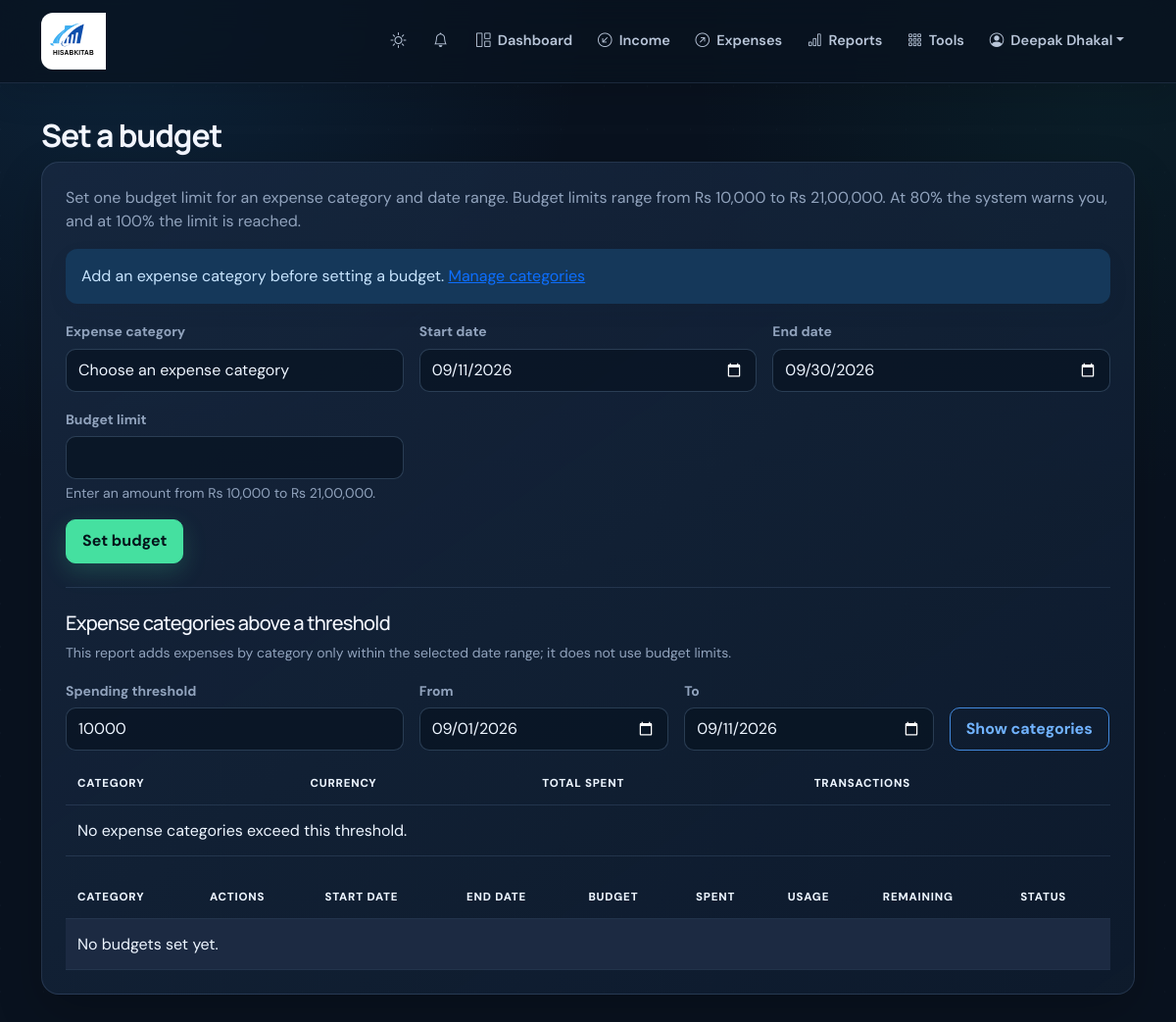
Page /budgets/ (signed in) on the earlier database version.
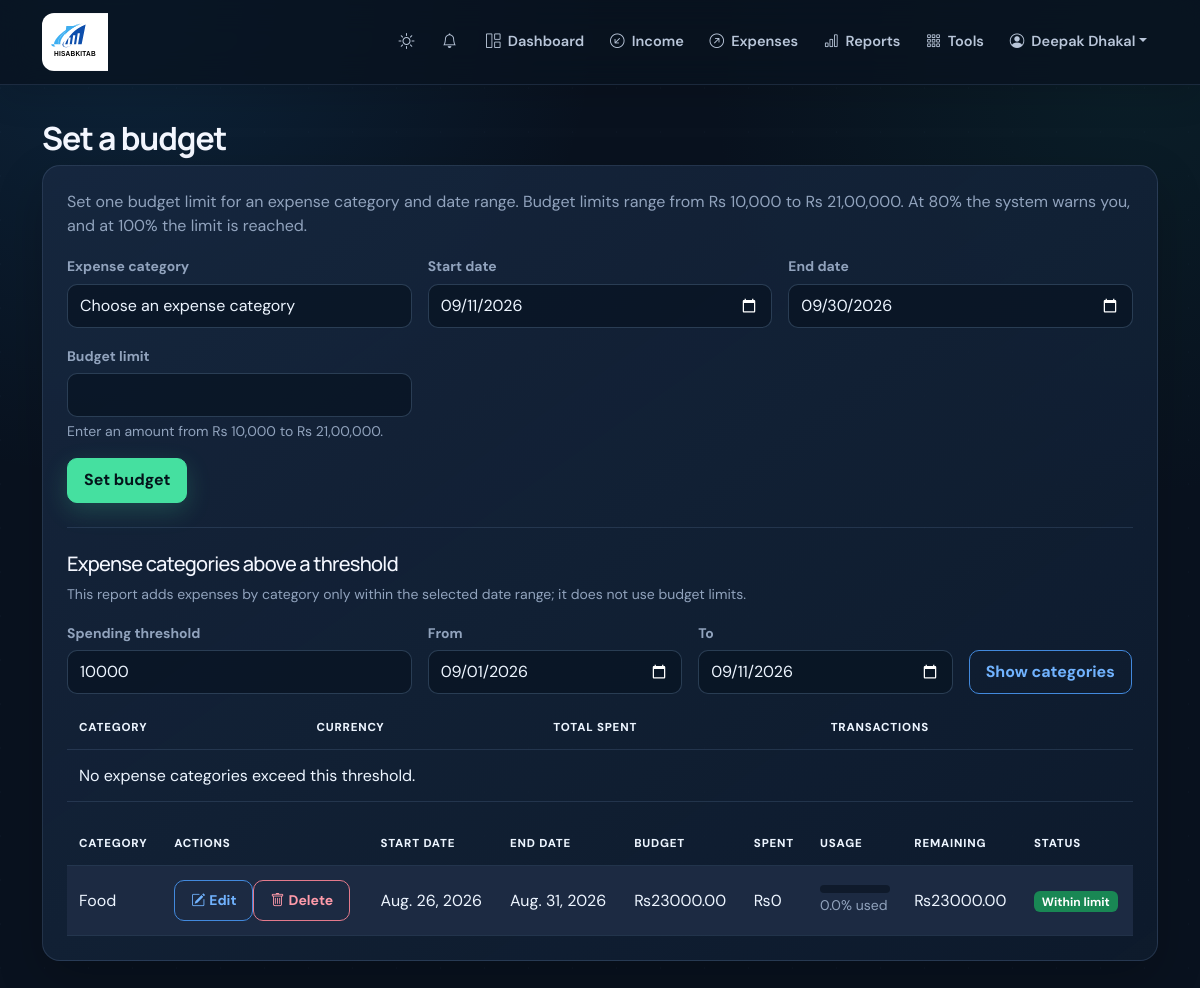
Same page on the later database version.
### finance/models.py (models this page shows, shortened)
class Budget(models.Model):
    user = models.ForeignKey(User, on_delete=models.CASCADE, related_name='budgets')
    category = models.ForeignKey(Category, on_delete=models.PROTECT, related_name='budgets')
    start_date = models.DateField()
    end_date = models.DateField()
    amount_limit = models.DecimalField(max_digits=10, decimal_places=2)
    class Meta:
        unique_together = ('user', 'category', 'start_date', 'end_date')
        constraints = [
            models.CheckConstraint(
                condition=models.Q(amount_limit__gte=0),
                name='budget_amount_limit_non_negative',
            ),
        ]

class Category(models.Model):
    CATEGORY_TYPES = (
        ('income', 'Income'),
        ('expense', 'Expense'),
    )
    user = models.ForeignKey(User, on_delete=models.CASCADE, related_name='categories')
    name = models.CharField(max_length=100)
    type = models.CharField(max_length=10, choices=CATEGORY_TYPES)
    created_at = models.DateTimeField(auto_now_add=True)
    class Meta:
        ordering = ['name']
        unique_together = ('user', 'name', 'type')
    def __str__(self):
        return self.name

### finance/views.py (the view, shortened to what this page needs)
# urls.py: path('budgets/', views.budgets, name='budgets'),
@login_required
def budgets(request):
    budgets = Budget.objects.filter(user=request.user).select_related('category').order_by('-start_date', 'category__name')
    if request.method == 'POST':
        form = BudgetForm(request.POST, user=request.user)
        if form.is_valid():
            _, created = Budget.objects.update_or_create(
                user=request.user,
                category=form.cleaned_data['category'],
                start_date=form.cleaned_data['start_date'],
                end_date=form.cleaned_data['end_date'],
                defaults={'amount_limit': form.cleaned_data['amount_limit']},
            )
            messages.success(request, 'Budget created.' if created else 'Budget limit updated.')
            return redirect('budgets')
    else:
        today = timezone.localdate()
        form = BudgetForm(user=request.user, initial={'start_date': today, 'end_date': today.replace(day=28) + datetime.timedelta(days=4) - datetime.timedelta(days=(today.replace(day=28) + datetime.timedelta(days=4)).day)})
    budget_rows = [
        {'budget': budget, **_budget_metrics(
            budget.amount_limit,
            Expense.objects.filter(user=request.user, category=budget.category, date__gte=budget.start_date, date__lte=budget.end_date).aggregate(total=Sum('amount'))['total'] or Decimal('0'),
        )}
        for budget in budgets
    ]
    today = timezone.localdate()
    threshold_start_date = today.replace(day=1)
    threshold_end_date = today
    threshold = Decimal('10000')
    threshold_value = request.GET.get('threshold', '').strip()
    start_value = request.GET.get('threshold_start_date', '').strip()
    end_value = request.GET.get('threshold_end_date', '').strip()
    try:
        if start_value:
            threshold_start_date = datetime.date.fromisoformat(start_value)
        if end_value:
            threshold_end_date = datetime.date.fromisoformat(end_value)
        if threshold_end_date < threshold_start_date:
            raise ValueError
    except ValueError:
        messages.error(request, 'Choose a valid threshold reporting date range.')
        threshold_start_date = today.replace(day=1)
        threshold_end_date = today
    expense_categories_over_threshold = (
        Expense.objects.filter(
            user=request.user,
            date__gte=threshold_start_date,
            date__lte=threshold_end_date,
        )
        .values('category__name', 'currency')
        .annotate(total_spent=Sum('amount'), transaction_count=Count('id'))
        .filter(total_spent__gt=threshold)
        .order_by('-total_spent', 'category__name', 'currency')
    )
    current_currency_symbol = _get_display_currency_symbol([], Income.objects.filter(user=request.user), Expense.objects.filter(user=request.user))
    return render(request, 'finance/budgets.html', {
        'budget_rows': budget_rows,
        'form': form,
        'current_currency_symbol': current_currency_symbol,
        'expense_threshold': threshold,
        'expense_threshold_start_date': threshold_start_date,
        'expense_threshold_end_date': threshold_end_date,
        'expense_categories_over_threshold': expense_categories_over_threshold,
    })

### finance/context_processors.py (called while the page is built)
def notifications(request):
    if not request.user.is_authenticated:
        return {}
    notification_qs = request.user.notifications.filter(is_read=False)
    return {
        'unread_notifications': notification_qs[:5],
        'unread_notification_count': notification_qs.count(),
    }

### finance/models.py (called while the page is built)
    @property
    def currency_symbol(self):
        return {
            'USD': '$',
            'AUD': 'A$',
            'EUR': '€',
            'GBP': '£',
            'IC': 'IC',
            'NPR': '₨',
        }.get(self.currency, self.currency)

### finance/views.py (called while the page is built)
def _get_display_currency_symbol(recent_transactions, income_qs, expense_qs):
    for transaction in recent_transactions:
        if hasattr(transaction, 'currency_symbol'):
            return transaction.currency_symbol
    first_income = income_qs.first()
    if first_income is not None:
        return first_income.currency_symbol
    first_expense = expense_qs.first()
    if first_expense is not None:
        return first_expense.currency_symbol
    return '$'

### finance/templates/finance/budgets.html (shortened to what the changed rows need)
{% extends 'finance/base.html' %}
{% block content %}
<section aria-labelledby="budget-section-title">
<h2 id="budget-section-title" class="mb-2">Set a budget</h2>
<div class="card shadow-sm p-4">
    <p class="text-muted">Set one budget limit for an expense category and date range. Budget limits range from Rs 10,000 to Rs 21,00,000. At 80% the system warns you, and at 100% the limit is reached.</p>
    {% if not form.category.field.queryset.exists %}
    <div class="alert alert-info" role="status">
        Add an expense category before setting a budget. <a href="{% url 'categories' %}">Manage categories</a>
    </div>
    {% endif %}
    <form method="post" class="row g-3 mb-4">
        {% for field in form %}
        <div class="col-md-4">
            <label class="form-label">{{ field.label }}</label>
            {{ field }}
            {% if field.help_text %}<div class="form-text">{{ field.help_text }}</div>{% endif %}
        </div>
        {% endfor %}
        <div class="col-md-12"><button class="btn btn-primary" type="submit">Set budget</button></div>
    </form>
    <section class="border-top pt-4 mb-4" aria-labelledby="expense-threshold-title">
        <h3 id="expense-threshold-title" class="h5">Expense categories above a threshold</h3>
        <p class="text-muted small">This report adds expenses by category only within the selected date range; it does not use budget limits.</p>
        <form method="get" class="row g-3 align-items-end mb-3">
        </form>
        <div class="table-responsive">
            <table class="table table-sm align-middle mb-0">
                <thead><tr><th>Category</th><th>Currency</th><th>Total spent</th><th>Transactions</th></tr></thead>
            </table>
        </div>
    </section>
    <div class="table-responsive">
    <table class="table table-striped">
        <thead><tr><th>Category</th><th>Actions</th><th>Start date</th><th>End date</th><th>Budget</th><th>Spent</th><th>Usage</th><th>Remaining</th><th>Status</th></tr></thead>
        <tbody>
            {% for row in budget_rows %}
            <tr>
                <td>{{ row.budget.category.name }}</td>
                <td class="text-nowrap"><button class="btn btn-sm btn-outline-primary" type="button" data-bs-toggle="modal" data-bs-target="#editBudget{{ row.budget.id }}"><i class="bi bi-pencil-square me-1"></i>Edit</button><form class="d-inline" method="post" action="{% url 'budget_delete' row.budget.id %}" onsubmit="return confirm('Delete the {{ row.budget.category.name|escapejs }} budget?');">{% csrf_token %}<button class="btn btn-sm btn-outline-danger" type="submit"><i class="bi bi-trash me-1"></i>Delete</button></form></td>
                <td>{{ row.budget.start_date }}</td><td>{{ row.budget.end_date }}</td>
                <td>{{ current_currency_symbol }}{{ row.budget.amount_limit }}</td><td>{{ current_currency_symbol }}{{ row.spent }}</td>
                <td class="budget-usage">
                    <div class="progress" role="progressbar" aria-label="{{ row.budget.category.name }} budget used" aria-valuenow="{{ row.percent }}" aria-valuemin="0" aria-valuemax="100">
                    </div>
                    {% if row.used_percent is None %}
                    <small class="text-muted">{% if row.spent %}No spending allowed{% else %}0% used{% endif %}</small>
                    {% else %}
                    <small class="text-muted">{{ row.used_percent }}% used</small>
                    {% endif %}
                </td>
                <td class="{% if row.remaining < 0 %}text-danger{% endif %}">{{ current_currency_symbol }}{{ row.remaining }}</td>
                <td>{% if row.status == 'over' %}<span class="badge text-bg-danger">Exceeded by {{ current_currency_symbol }}{{ row.over_amount }}</span>{% elif row.status == 'limit' %}<span class="badge text-bg-warning">Limit reached</span>{% elif row.status == 'warning' %}<span class="badge text-bg-warning">80% warning</span>{% else %}<span class="badge text-bg-success">Within limit</span>{% endif %}</td>
            </tr>
            {% empty %}<tr><td colspan="9">No budgets set yet.</td></tr>{% endfor %}
        </tbody>
    </table>
    </div>
</div>
</section>
{% endblock %}

Differences in the rows shown:
added Budget: budget.category.name "Food", budget.start_date "Aug. 26, 2026", budget.end_date "Aug. 31, 2026", current_currency_symbol "₨", budget.amount_limit "23000.00", spent "0", used_percent "0.0", remaining "23000.00"
Other differences:
text no longer shown: "Add an expense category before setting a budget. Manage categories No budgets set yet."
